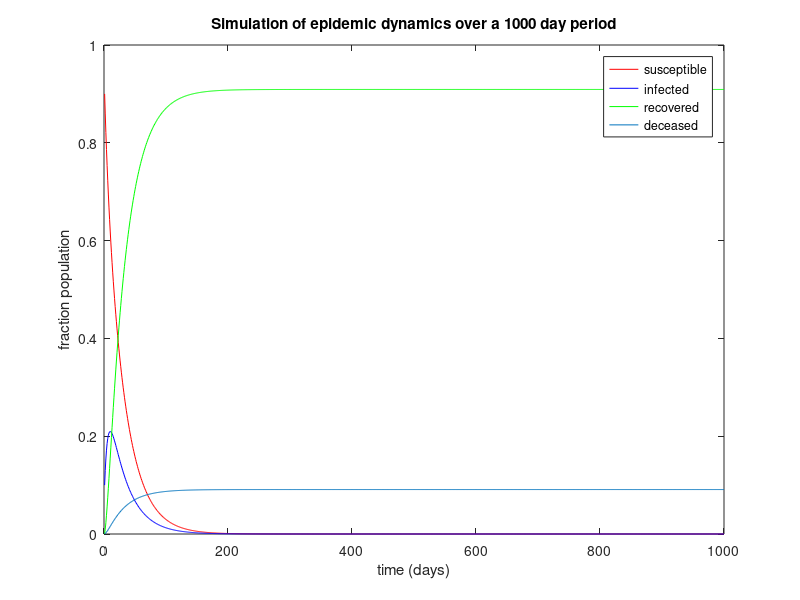

The MATLAB script that drew this image:

% making the sir base fit model
t = 1000;%number of days

sus = .75; %suseptibility rate
inf = .10; %infection rate
rec = .10; %recovery rate
dec = .05; % death rate

time = 1:t; % time matrix

x_simulated = zeros(4, t);% vector that stores percent population
x_simulated(:,1) = [0.9; 0.1; 0; 0;];
%[sus; inf; rec; dec;]; % initializing starting rates

A = [0.95, 0.04, 0, 0;
     0.05, 0.85, 0, 0;
     0, 0.10, 1, 0;
     0, 0.01, 0, 1;];

for i = 2:t
    x_simulated(:,i) = A*(x_simulated(:,i-1));
end

 
%% plot the rates over time
figure;
plot(time, x_simulated(1,:) , 'r');
hold on
plot(time, x_simulated(2,:), 'b');
plot(time, x_simulated(3,:), 'g');
plot(time, x_simulated(4,:));
title("Simulation of epidemic dynamics over a 1000 day period");
legend('susceptible', 'infected', 'recovered', 'deceased');
xlabel('time (days)');
ylabel('fraction population');
